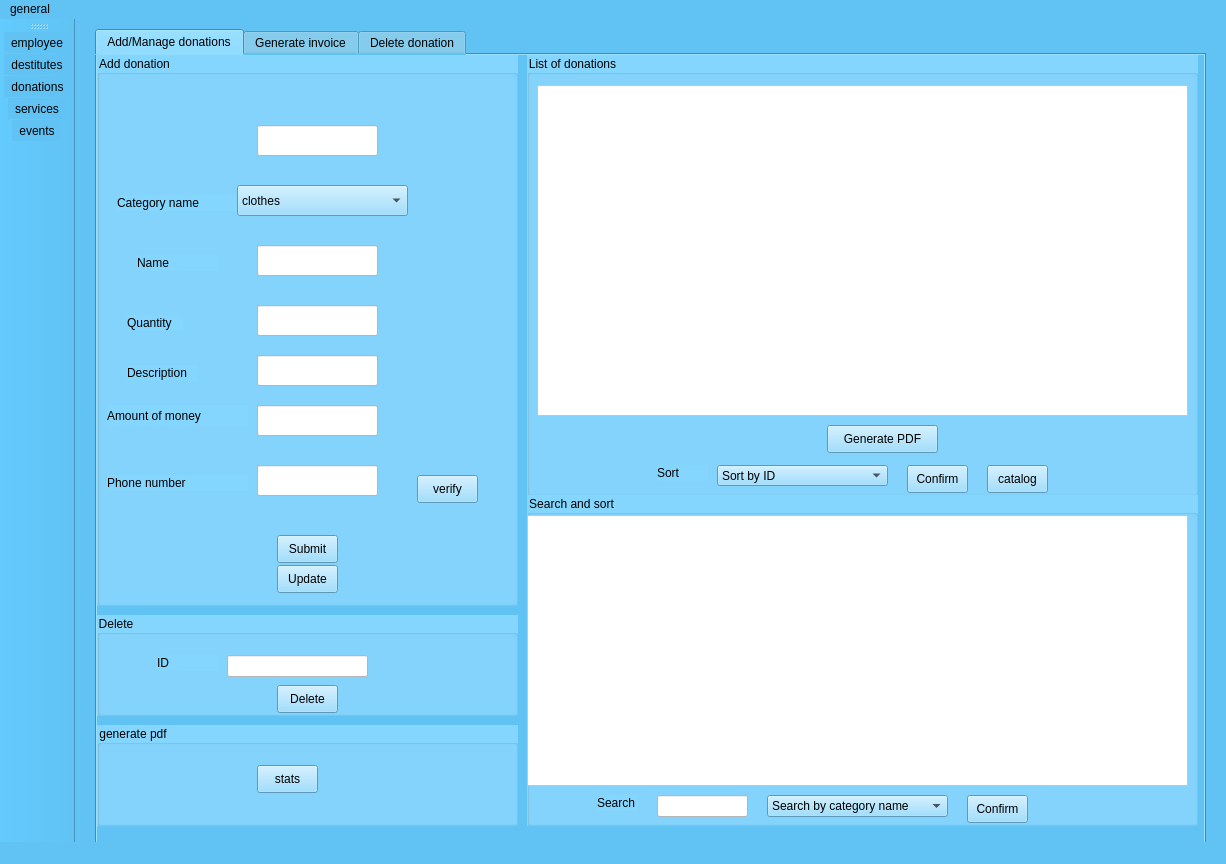
<?xml version="1.0" encoding="UTF-8"?>
<ui version="4.0">
 <class>donationswindow</class>
 <widget class="QMainWindow" name="donationswindow">
  <property name="geometry">
   <rect>
    <x>0</x>
    <y>0</y>
    <width>1226</width>
    <height>864</height>
   </rect>
  </property>
  <property name="windowTitle">
   <string>MainWindow</string>
  </property>
  <property name="styleSheet">
   <string notr="true">background-color: rgb(96, 195, 244);</string>
  </property>
  <widget class="QWidget" name="centralwidget">
   <widget class="QTabWidget" name="tab_add">
    <property name="geometry">
     <rect>
      <x>20</x>
      <y>10</y>
      <width>1111</width>
      <height>821</height>
     </rect>
    </property>
    <property name="currentIndex">
     <number>0</number>
    </property>
    <widget class="QWidget" name="Tab">
     <attribute name="title">
      <string>Add/Manage donations</string>
     </attribute>
     <widget class="QGroupBox" name="groupBox_2">
      <property name="geometry">
       <rect>
        <x>0</x>
        <y>0</y>
        <width>421</width>
        <height>551</height>
       </rect>
      </property>
      <property name="styleSheet">
       <string notr="true">background-color: rgb(133, 214, 255);</string>
      </property>
      <property name="title">
       <string>Add donation</string>
      </property>
      <widget class="QLabel" name="label_2">
       <property name="geometry">
        <rect>
         <x>20</x>
         <y>140</y>
         <width>121</width>
         <height>16</height>
        </rect>
       </property>
       <property name="text">
        <string>Category name</string>
       </property>
      </widget>
      <widget class="QLabel" name="label_3">
       <property name="geometry">
        <rect>
         <x>40</x>
         <y>200</y>
         <width>81</width>
         <height>16</height>
        </rect>
       </property>
       <property name="text">
        <string>Name</string>
       </property>
      </widget>
      <widget class="QLabel" name="label_4">
       <property name="geometry">
        <rect>
         <x>10</x>
         <y>350</y>
         <width>141</width>
         <height>21</height>
        </rect>
       </property>
       <property name="text">
        <string>Amount of money</string>
       </property>
      </widget>
      <widget class="QLabel" name="label_5">
       <property name="geometry">
        <rect>
         <x>30</x>
         <y>260</y>
         <width>56</width>
         <height>16</height>
        </rect>
       </property>
       <property name="text">
        <string>Quantity</string>
       </property>
      </widget>
      <widget class="QLabel" name="label_6">
       <property name="geometry">
        <rect>
         <x>10</x>
         <y>420</y>
         <width>141</width>
         <height>16</height>
        </rect>
       </property>
       <property name="text">
        <string>Phone number</string>
       </property>
      </widget>
      <widget class="QLineEdit" name="le_id">
       <property name="geometry">
        <rect>
         <x>160</x>
         <y>70</y>
         <width>121</width>
         <height>31</height>
        </rect>
       </property>
       <property name="styleSheet">
        <string notr="true">background-color: rgb(255, 255, 255);</string>
       </property>
      </widget>
      <widget class="QLineEdit" name="le_name">
       <property name="geometry">
        <rect>
         <x>160</x>
         <y>190</y>
         <width>121</width>
         <height>31</height>
        </rect>
       </property>
       <property name="styleSheet">
        <string notr="true">background-color: rgb(255, 255, 255);</string>
       </property>
      </widget>
      <widget class="QLineEdit" name="le_quantity">
       <property name="geometry">
        <rect>
         <x>160</x>
         <y>250</y>
         <width>121</width>
         <height>31</height>
        </rect>
       </property>
       <property name="styleSheet">
        <string notr="true">background-color: rgb(255, 255, 255);</string>
       </property>
      </widget>
      <widget class="QLineEdit" name="le_description">
       <property name="geometry">
        <rect>
         <x>160</x>
         <y>300</y>
         <width>121</width>
         <height>31</height>
        </rect>
       </property>
       <property name="styleSheet">
        <string notr="true">background-color: rgb(255, 255, 255);</string>
       </property>
      </widget>
      <widget class="QLineEdit" name="le_amount">
       <property name="geometry">
        <rect>
         <x>160</x>
         <y>350</y>
         <width>121</width>
         <height>31</height>
        </rect>
       </property>
       <property name="styleSheet">
        <string notr="true">background-color: rgb(255, 255, 255);</string>
       </property>
      </widget>
      <widget class="QPushButton" name="pb_ajouter">
       <property name="geometry">
        <rect>
         <x>180</x>
         <y>480</y>
         <width>61</width>
         <height>28</height>
        </rect>
       </property>
       <property name="text">
        <string>Submit</string>
       </property>
      </widget>
      <widget class="QLineEdit" name="le_phonenumber">
       <property name="geometry">
        <rect>
         <x>160</x>
         <y>410</y>
         <width>121</width>
         <height>31</height>
        </rect>
       </property>
       <property name="styleSheet">
        <string notr="true">background-color: rgb(255, 255, 255);</string>
       </property>
      </widget>
      <widget class="QLabel" name="label_7">
       <property name="geometry">
        <rect>
         <x>30</x>
         <y>310</y>
         <width>71</width>
         <height>16</height>
        </rect>
       </property>
       <property name="text">
        <string>Description</string>
       </property>
      </widget>
      <widget class="QPushButton" name="pb_modifier">
       <property name="geometry">
        <rect>
         <x>180</x>
         <y>510</y>
         <width>61</width>
         <height>28</height>
        </rect>
       </property>
       <property name="text">
        <string>Update</string>
       </property>
      </widget>
      <widget class="QComboBox" name="le_categoryname">
       <property name="geometry">
        <rect>
         <x>140</x>
         <y>130</y>
         <width>171</width>
         <height>31</height>
        </rect>
       </property>
       <item>
        <property name="text">
         <string>clothes</string>
        </property>
       </item>
       <item>
        <property name="text">
         <string>blankets</string>
        </property>
       </item>
       <item>
        <property name="text">
         <string>food</string>
        </property>
       </item>
       <item>
        <property name="text">
         <string>money</string>
        </property>
       </item>
      </widget>
      <widget class="QPushButton" name="pushButton5">
       <property name="geometry">
        <rect>
         <x>320</x>
         <y>420</y>
         <width>61</width>
         <height>28</height>
        </rect>
       </property>
       <property name="text">
        <string>verify</string>
       </property>
      </widget>
     </widget>
     <widget class="QGroupBox" name="groupBox_4">
      <property name="geometry">
       <rect>
        <x>430</x>
        <y>0</y>
        <width>671</width>
        <height>441</height>
       </rect>
      </property>
      <property name="styleSheet">
       <string notr="true">background-color: rgb(133, 214, 255);</string>
      </property>
      <property name="title">
       <string>List of donations</string>
      </property>
      <widget class="QTableView" name="tab_donation">
       <property name="geometry">
        <rect>
         <x>10</x>
         <y>30</y>
         <width>651</width>
         <height>331</height>
        </rect>
       </property>
       <property name="styleSheet">
        <string notr="true">background-color: rgb(255, 255, 255);</string>
       </property>
      </widget>
      <widget class="QPushButton" name="pdf">
       <property name="geometry">
        <rect>
         <x>300</x>
         <y>370</y>
         <width>111</width>
         <height>28</height>
        </rect>
       </property>
       <property name="text">
        <string>Generate PDF</string>
       </property>
      </widget>
      <widget class="QComboBox" name="sortbox">
       <property name="geometry">
        <rect>
         <x>190</x>
         <y>410</y>
         <width>171</width>
         <height>21</height>
        </rect>
       </property>
       <item>
        <property name="text">
         <string>Sort by ID</string>
        </property>
       </item>
       <item>
        <property name="text">
         <string>Sort by category name</string>
        </property>
       </item>
      </widget>
      <widget class="QLabel" name="label_12">
       <property name="geometry">
        <rect>
         <x>130</x>
         <y>410</y>
         <width>51</width>
         <height>16</height>
        </rect>
       </property>
       <property name="text">
        <string>Sort</string>
       </property>
      </widget>
      <widget class="QPushButton" name="pb_sort">
       <property name="geometry">
        <rect>
         <x>380</x>
         <y>410</y>
         <width>61</width>
         <height>28</height>
        </rect>
       </property>
       <property name="text">
        <string>Confirm</string>
       </property>
      </widget>
      <widget class="QPushButton" name="pb_catalogue">
       <property name="geometry">
        <rect>
         <x>460</x>
         <y>410</y>
         <width>61</width>
         <height>28</height>
        </rect>
       </property>
       <property name="text">
        <string>catalog</string>
       </property>
      </widget>
     </widget>
     <widget class="QGroupBox" name="groupBox_6">
      <property name="geometry">
       <rect>
        <x>0</x>
        <y>560</y>
        <width>421</width>
        <height>101</height>
       </rect>
      </property>
      <property name="styleSheet">
       <string notr="true">background-color: rgb(133, 214, 255);</string>
      </property>
      <property name="title">
       <string>Delete</string>
      </property>
      <widget class="QPushButton" name="pb_supprimer">
       <property name="geometry">
        <rect>
         <x>180</x>
         <y>70</y>
         <width>61</width>
         <height>28</height>
        </rect>
       </property>
       <property name="text">
        <string>Delete</string>
       </property>
      </widget>
      <widget class="QLineEdit" name="le_idsupp">
       <property name="geometry">
        <rect>
         <x>130</x>
         <y>40</y>
         <width>141</width>
         <height>22</height>
        </rect>
       </property>
       <property name="styleSheet">
        <string notr="true">background-color: rgb(255, 255, 255);</string>
       </property>
      </widget>
      <widget class="QLabel" name="label_9">
       <property name="geometry">
        <rect>
         <x>60</x>
         <y>40</y>
         <width>61</width>
         <height>16</height>
        </rect>
       </property>
       <property name="text">
        <string>ID</string>
       </property>
      </widget>
     </widget>
     <widget class="QGroupBox" name="groupBox_7">
      <property name="geometry">
       <rect>
        <x>430</x>
        <y>440</y>
        <width>671</width>
        <height>331</height>
       </rect>
      </property>
      <property name="styleSheet">
       <string notr="true">background-color: rgb(133, 214, 255);</string>
      </property>
      <property name="title">
       <string>Search and sort</string>
      </property>
      <widget class="QLineEdit" name="le_search">
       <property name="geometry">
        <rect>
         <x>130</x>
         <y>300</y>
         <width>91</width>
         <height>22</height>
        </rect>
       </property>
       <property name="styleSheet">
        <string notr="true">background-color: rgb(255, 255, 255);</string>
       </property>
      </widget>
      <widget class="QLabel" name="label_11">
       <property name="geometry">
        <rect>
         <x>70</x>
         <y>300</y>
         <width>41</width>
         <height>16</height>
        </rect>
       </property>
       <property name="text">
        <string>Search</string>
       </property>
      </widget>
      <widget class="QComboBox" name="searchbox">
       <property name="geometry">
        <rect>
         <x>240</x>
         <y>300</y>
         <width>181</width>
         <height>22</height>
        </rect>
       </property>
       <item>
        <property name="text">
         <string>Search by category name</string>
        </property>
       </item>
       <item>
        <property name="text">
         <string>Search by ID</string>
        </property>
       </item>
       <item>
        <property name="text">
         <string>Search by name</string>
        </property>
       </item>
      </widget>
      <widget class="QTableView" name="tab_donation2">
       <property name="geometry">
        <rect>
         <x>0</x>
         <y>20</y>
         <width>661</width>
         <height>271</height>
        </rect>
       </property>
       <property name="styleSheet">
        <string notr="true">background-color: rgb(255, 255, 255);</string>
       </property>
      </widget>
      <widget class="QPushButton" name="pb_search">
       <property name="geometry">
        <rect>
         <x>440</x>
         <y>300</y>
         <width>61</width>
         <height>28</height>
        </rect>
       </property>
       <property name="text">
        <string>Confirm</string>
       </property>
      </widget>
     </widget>
     <widget class="QGroupBox" name="groupBox_8">
      <property name="geometry">
       <rect>
        <x>0</x>
        <y>670</y>
        <width>421</width>
        <height>101</height>
       </rect>
      </property>
      <property name="styleSheet">
       <string notr="true">background-color: rgb(133, 214, 255);</string>
      </property>
      <property name="title">
       <string>generate pdf</string>
      </property>
      <widget class="QPushButton" name="stats">
       <property name="geometry">
        <rect>
         <x>160</x>
         <y>40</y>
         <width>61</width>
         <height>28</height>
        </rect>
       </property>
       <property name="text">
        <string>stats</string>
       </property>
      </widget>
     </widget>
    </widget>
    <widget class="QWidget" name="tab_2">
     <attribute name="title">
      <string>Generate invoice</string>
     </attribute>
     <widget class="QGroupBox" name="groupBox_9">
      <property name="geometry">
       <rect>
        <x>280</x>
        <y>80</y>
        <width>471</width>
        <height>611</height>
       </rect>
      </property>
      <property name="font">
       <font>
        <family>Montserrat</family>
        <pointsize>8</pointsize>
       </font>
      </property>
      <property name="styleSheet">
       <string notr="true">background-color:  white;
border-radius:35px;

</string>
      </property>
      <property name="title">
       <string/>
      </property>
      <widget class="QLabel" name="label_77">
       <property name="geometry">
        <rect>
         <x>210</x>
         <y>20</y>
         <width>121</width>
         <height>20</height>
        </rect>
       </property>
       <property name="font">
        <font>
         <family>Montserrat</family>
         <pointsize>-1</pointsize>
         <weight>75</weight>
         <bold>true</bold>
        </font>
       </property>
       <property name="styleSheet">
        <string notr="true">
color:#341763;
color:#4a5bcf;
font-size:20px;</string>
       </property>
       <property name="text">
        <string>Invoice</string>
       </property>
      </widget>
      <widget class="QLabel" name="label_81">
       <property name="geometry">
        <rect>
         <x>130</x>
         <y>80</y>
         <width>221</width>
         <height>31</height>
        </rect>
       </property>
       <property name="font">
        <font>
         <family>Montserrat</family>
         <pointsize>11</pointsize>
         <weight>75</weight>
         <bold>true</bold>
        </font>
       </property>
       <property name="text">
        <string>Total collects  money</string>
       </property>
      </widget>
      <widget class="QLabel" name="label_96">
       <property name="geometry">
        <rect>
         <x>130</x>
         <y>160</y>
         <width>201</width>
         <height>31</height>
        </rect>
       </property>
       <property name="font">
        <font>
         <family>Montserrat</family>
         <pointsize>11</pointsize>
         <weight>75</weight>
         <bold>true</bold>
         <kerning>true</kerning>
        </font>
       </property>
       <property name="text">
        <string>Total collects budget</string>
       </property>
      </widget>
      <widget class="QLabel" name="label_102">
       <property name="geometry">
        <rect>
         <x>130</x>
         <y>250</y>
         <width>211</width>
         <height>31</height>
        </rect>
       </property>
       <property name="font">
        <font>
         <family>Montserrat</family>
         <pointsize>11</pointsize>
         <weight>75</weight>
         <bold>true</bold>
        </font>
       </property>
       <property name="text">
        <string>Total services budget</string>
       </property>
      </widget>
      <widget class="Line" name="line_6">
       <property name="geometry">
        <rect>
         <x>11</x>
         <y>50</y>
         <width>451</width>
         <height>16</height>
        </rect>
       </property>
       <property name="styleSheet">
        <string notr="true">background-color:rgba(222, 226, 230, 0.8);
border-width: 1px;
border: 2px solid rgba(222, 226, 230, 0.8);
</string>
       </property>
       <property name="orientation">
        <enum>Qt::Horizontal</enum>
       </property>
      </widget>
      <widget class="QLabel" name="label_104">
       <property name="geometry">
        <rect>
         <x>130</x>
         <y>430</y>
         <width>211</width>
         <height>31</height>
        </rect>
       </property>
       <property name="font">
        <font>
         <family>Montserrat</family>
         <pointsize>11</pointsize>
         <weight>75</weight>
         <bold>true</bold>
        </font>
       </property>
       <property name="text">
        <string>Donation money NET </string>
       </property>
      </widget>
      <widget class="QLabel" name="label_79">
       <property name="geometry">
        <rect>
         <x>130</x>
         <y>330</y>
         <width>221</width>
         <height>51</height>
        </rect>
       </property>
       <property name="font">
        <font>
         <family>Montserrat</family>
         <pointsize>11</pointsize>
         <weight>75</weight>
         <bold>true</bold>
        </font>
       </property>
       <property name="text">
        <string>Total donations money</string>
       </property>
      </widget>
      <widget class="QLabel" name="lbl_total_service_budgets">
       <property name="geometry">
        <rect>
         <x>140</x>
         <y>290</y>
         <width>221</width>
         <height>16</height>
        </rect>
       </property>
       <property name="text">
        <string>***************************</string>
       </property>
      </widget>
      <widget class="QLabel" name="lbl_total_collections">
       <property name="geometry">
        <rect>
         <x>130</x>
         <y>200</y>
         <width>221</width>
         <height>16</height>
        </rect>
       </property>
       <property name="text">
        <string>***************************</string>
       </property>
      </widget>
      <widget class="QLabel" name="lbl_total_donations">
       <property name="geometry">
        <rect>
         <x>140</x>
         <y>380</y>
         <width>221</width>
         <height>16</height>
        </rect>
       </property>
       <property name="text">
        <string>***************************</string>
       </property>
      </widget>
      <widget class="QLabel" name="lbl_total_collect_budgets">
       <property name="geometry">
        <rect>
         <x>130</x>
         <y>120</y>
         <width>221</width>
         <height>16</height>
        </rect>
       </property>
       <property name="text">
        <string>***************************</string>
       </property>
      </widget>
      <widget class="QLabel" name="lbl_net">
       <property name="geometry">
        <rect>
         <x>200</x>
         <y>470</y>
         <width>221</width>
         <height>16</height>
        </rect>
       </property>
       <property name="text">
        <string>*********</string>
       </property>
      </widget>
      <widget class="QPushButton" name="le_invoice">
       <property name="geometry">
        <rect>
         <x>130</x>
         <y>530</y>
         <width>211</width>
         <height>28</height>
        </rect>
       </property>
       <property name="styleSheet">
        <string notr="true">background-color: rgb(170, 255, 255);
border-color: rgb(85, 0, 0);
</string>
       </property>
       <property name="text">
        <string>Generate invoice</string>
       </property>
      </widget>
      <widget class="QPushButton" name="btn_print">
       <property name="geometry">
        <rect>
         <x>160</x>
         <y>570</y>
         <width>151</width>
         <height>28</height>
        </rect>
       </property>
       <property name="styleSheet">
        <string notr="true">background-color: rgb(170, 255, 255);
border-color: rgb(85, 0, 0);
</string>
       </property>
       <property name="text">
        <string>PRINT</string>
       </property>
      </widget>
      <widget class="Line" name="line_7">
       <property name="geometry">
        <rect>
         <x>10</x>
         <y>500</y>
         <width>451</width>
         <height>16</height>
        </rect>
       </property>
       <property name="styleSheet">
        <string notr="true">background-color:rgba(222, 226, 230, 0.8);
border-width: 1px;
border: 2px solid rgba(222, 226, 230, 0.8);
</string>
       </property>
       <property name="orientation">
        <enum>Qt::Horizontal</enum>
       </property>
      </widget>
     </widget>
    </widget>
    <widget class="QWidget" name="tab">
     <attribute name="title">
      <string>Delete donation</string>
     </attribute>
    </widget>
   </widget>
  </widget>
  <widget class="QMenuBar" name="menubar">
   <property name="geometry">
    <rect>
     <x>0</x>
     <y>0</y>
     <width>1226</width>
     <height>26</height>
    </rect>
   </property>
   <widget class="QMenu" name="menuapp">
    <property name="title">
     <string>general</string>
    </property>
    <addaction name="actionabout_this_app"/>
   </widget>
   <addaction name="menuapp"/>
  </widget>
  <widget class="QStatusBar" name="statusbar"/>
  <widget class="QToolBar" name="toolBar">
   <property name="windowTitle">
    <string>toolBar</string>
   </property>
   <property name="styleSheet">
    <string notr="true">font: 28pt &quot;MS Shell Dlg 2&quot;;</string>
   </property>
   <property name="iconSize">
    <size>
     <width>75</width>
     <height>100</height>
    </size>
   </property>
   <attribute name="toolBarArea">
    <enum>LeftToolBarArea</enum>
   </attribute>
   <attribute name="toolBarBreak">
    <bool>false</bool>
   </attribute>
   <addaction name="actionemployee"/>
   <addaction name="actiondestitutes"/>
   <addaction name="actiondonations"/>
   <addaction name="actionservices"/>
   <addaction name="actionevents"/>
  </widget>
  <action name="actionemployee">
   <property name="icon">
    <iconset resource="res.qrc">
     <normaloff>:/images/xxxxxxxxx-01.png</normaloff>:/images/xxxxxxxxx-01.png</iconset>
   </property>
   <property name="text">
    <string>employee</string>
   </property>
   <property name="toolTip">
    <string>employee</string>
   </property>
  </action>
  <action name="actiondestitutes">
   <property name="icon">
    <iconset resource="res.qrc">
     <normaloff>:/images/Untitled-1-01.png</normaloff>:/images/Untitled-1-01.png</iconset>
   </property>
   <property name="text">
    <string>destitutes</string>
   </property>
   <property name="toolTip">
    <string>destitutes</string>
   </property>
  </action>
  <action name="actiondonations">
   <property name="icon">
    <iconset resource="res.qrc">
     <normaloff>:/images/sdf1-01.png</normaloff>:/images/sdf1-01.png</iconset>
   </property>
   <property name="text">
    <string>donations</string>
   </property>
   <property name="toolTip">
    <string>donations</string>
   </property>
  </action>
  <action name="actionservices">
   <property name="icon">
    <iconset resource="res.qrc">
     <normaloff>:/images/xxxxxxccccccccccccc-01.png</normaloff>:/images/xxxxxxccccccccccccc-01.png</iconset>
   </property>
   <property name="text">
    <string>services</string>
   </property>
   <property name="toolTip">
    <string>services</string>
   </property>
  </action>
  <action name="actionevents">
   <property name="icon">
    <iconset resource="res.qrc">
     <normaloff>:/images/qsdfg-01.png</normaloff>:/images/qsdfg-01.png</iconset>
   </property>
   <property name="text">
    <string>events</string>
   </property>
   <property name="toolTip">
    <string>events</string>
   </property>
  </action>
  <action name="actionabout_this_app">
   <property name="text">
    <string>about</string>
   </property>
  </action>
 </widget>
 <resources>
  <include location="res.qrc"/>
 </resources>
 <connections/>
</ui>
